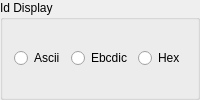
            <widget class="QGroupBox" name="idDisplayBox">
              <property name="title">
                <string>Id Display</string>
              </property>
              <layout class="QHBoxLayout" name="idDisplayLayout">
                <item>
                  <widget class="QRadioButton" name="dispAsciiRadio">
                    <property name="text">
                      <string>Ascii</string>
                    </property>
                    <property name="toolTip">
                      <string>Display id fields as ASCII characters</string>
                    </property>
                    <property name="accessibleName">
                      <string>Ascii</string>
                    </property>
                  </widget>
                </item>
                <item>
                  <widget class="QRadioButton" name="dispEbcdicRadio">
                    <property name="text">
                      <string>Ebcdic</string>
                    </property>
                    <property name="toolTip">
                      <string>Display id fields as EBCDIC characters</string>
                    </property>
                    <property name="accessibleName">
                      <string>Ebcdic</string>
                    </property>
                  </widget>
                </item>
                <item>
                  <widget class="QRadioButton" name="dispHexRadio">
                    <property name="text">
                      <string>Hex</string>
                    </property>
                    <property name="toolTip">
                      <string>Display id fields in hex</string>
                    </property>
                    <property name="accessibleName">
                      <string>Hex</string>
                    </property>
                  </widget>
                </item>
              </layout>
            </widget>
